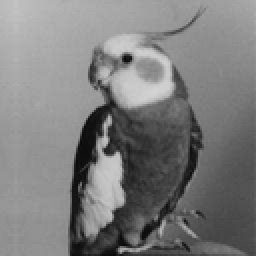
%> input picture Topic2-Li-Michael/coco.tif, 128 x 128 px, shrunk from 636 x 636 before the run (shown 2 times larger)
$ octave part_f_main.m   (GNU Octave 9; MATLAB toolbox functions it lacks are replaced by stand-ins)
%> lines starting %> are read from the running program, lines starting %| are printed output that depends on the picture
% Generates noisy images of coco.tif using the Gaussian noise model and
% performs the median filter with zero padding on them

% read in the image and convert to grayscale
coco_pic = imread('coco.tif');
coco_pic = coco_pic(:, :, 1:3);
coco_pic = rgb2gray(coco_pic);
%> coco_pic: size 128x128 uint8

vs = [.1, .2 .3];
noisy_ims = []; % keeps track of each noisy image

figure
sgtitle('Gaussian Noisy Images')
for i = 1:length(vs)
    subplot(length(vs), 1, i)

    % add noise to our image and add it to our figure
    noisy_im = imnoise(coco_pic, 'gaussian', 0, vs(i));
    imshow(noisy_im)
    title(['Gaussian Noisy Image with v=', num2str(vs(i))])

    % add noisy image to matrix of noisy images
    noisy_ims = cat(3, noisy_ims, noisy_im);
end
%> this loop made 3 passes
%> pass 1, `noisy_im = imnoise(coco_pic, 'gaussian', 0, vs(i));`:
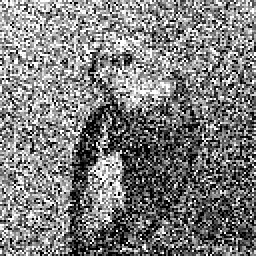
%> noisy_im: size 128x128 uint8 (shown 2 times larger); min 0, max 255, mean 125.1
%> pass 2, `noisy_im = imnoise(coco_pic, 'gaussian', 0, vs(i));`:
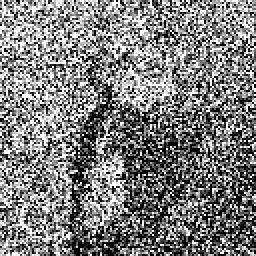
%> noisy_im: size 128x128 uint8 (shown 2 times larger); min 0, max 255, mean 126.3
%> pass 3, `noisy_im = imnoise(coco_pic, 'gaussian', 0, vs(i));`:
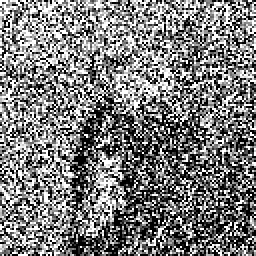
%> noisy_im: size 128x128 uint8 (shown 2 times larger); min 0, max 255, mean 124.3
%> pass 3, `noisy_ims = cat(3, noisy_ims, noisy_im);`:
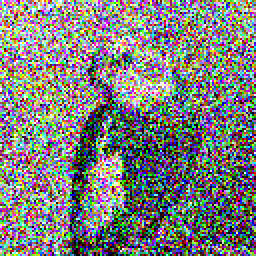
%> noisy_ims: size 128x128x3 uint8 (shown 2 times larger); mean R, G, B 125.1, 126.3, 124.3

ws = [3, 5, 7];
dims = size(noisy_ims);
%> dims = [128 128 3]

% loop over each noisy image we created
for i = 1:dims(3)
    figure
    sgtitle(['Median Filter with Gaussian Noise for v=', num2str(vs(i))])
    noisy_im = noisy_ims(:, :, i);

    % apply the filter with different ws and show it
    for j = 1:length(ws)
        subplot(length(ws), 1, j)
        restored_im = medianfilter_padzeros(noisy_im, ws(j));
        imshow(restored_im)
        title_str = ['Restored Image for w=', num2str(ws(j)), ...
            ' PSNR= ', num2str(peak_psnr(noisy_im, restored_im))];
        title(title_str)
    end
end
%> this loop made 3 passes
%> pass 1, `sgtitle(['Median Filter with Gaussian Noise for v=', num2str(vs(i))])`:
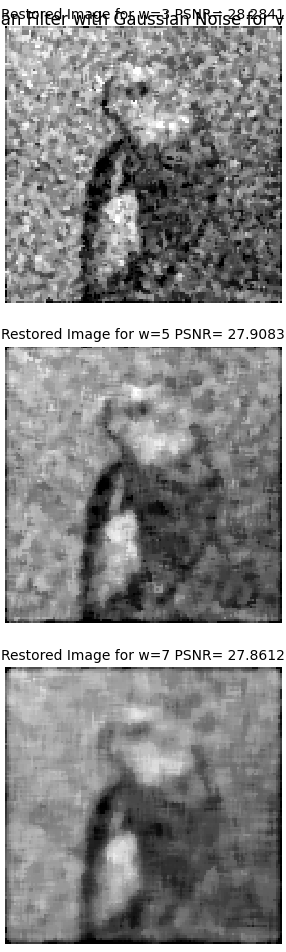
%> figure redrawn from the program's plot data, 3 panels
%> pass 2, `sgtitle(['Median Filter with Gaussian Noise for v=', num2str(vs(i))])`:
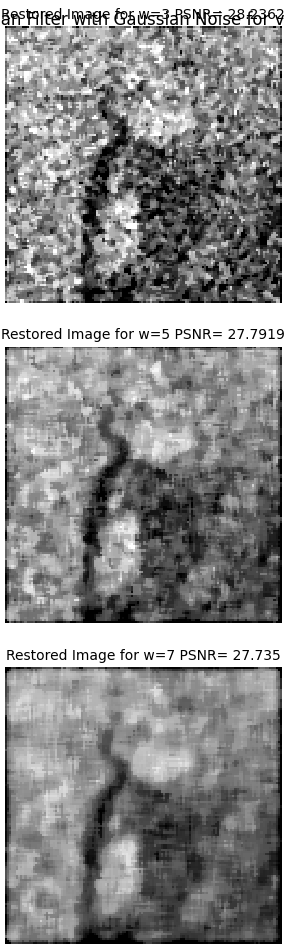
%> figure redrawn from the program's plot data, 3 panels

% The noisy images are darker and much more pixelated/granular. They
% look like when an old school tv is not receiving signal. After
% running the median filter with padzeros on them, it looks like it
% works somewhat but definitely not as well as the salt & pepper noise.
% While you can still make out the picture, it is much blurrier and as w
% increases the picture is not nearly as sharp as the salt & pepper ones.
% We also see the PSNRs are lower. This can probably be explained by the
% fact that the gaussian noise adds noise to certain grayscale numbers
% at different rates so certain numbers will have much lower probability
% of being restored
